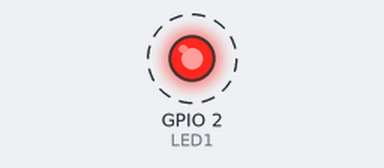
Recording of a program running on a simulated ESP32. Shown: output pins drawn as LEDs (lit = HIGH). Dashed ring = blinking. What the program prints to the serial monitor is not drawn.

Above: at 0.5 s.
Timing chart, 0 to 4.6 s (numbered marks = the images above):
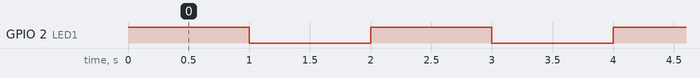

The program:

main.cpp
```cpp
#include <Arduino.h>

#define LED1 2

void setup() {
  // put your setup code here, to run once:
  pinMode(LED1, OUTPUT);
  Serial.begin(9600);
}

void loop() {
  // put your main code here, to run repeatedly:
  digitalWrite(LED1, HIGH); // turn the LED on (HIGH is the voltage level)
  Serial.println("LED HIGH");
  delay(1000); //wait for a second
  digitalWrite(LED1, LOW); //turn the LED off by making the voltage low
  Serial.println("LED LOW");
  delay(1000); //wait for a second
}
```

Measured:
- by itself, GPIO 2 (LED1): alternates HIGH for 1.0 s and LOW for 1.0 s
